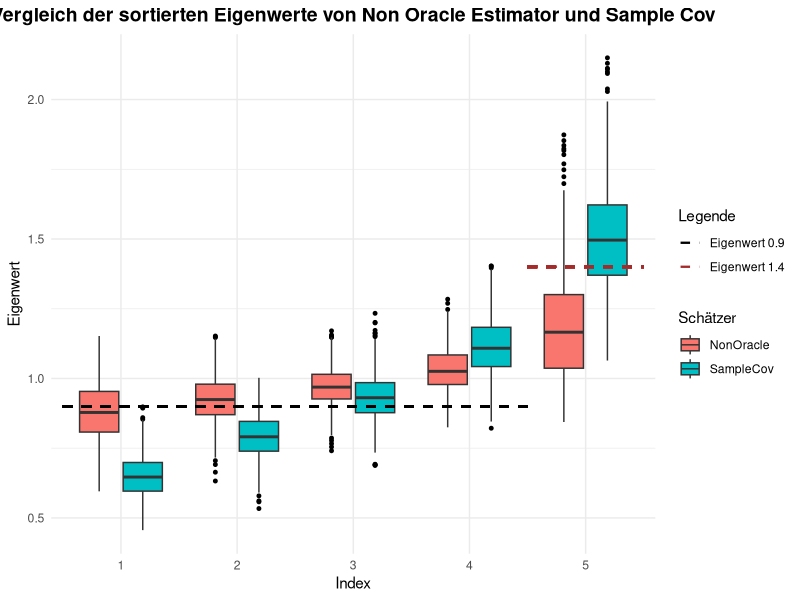
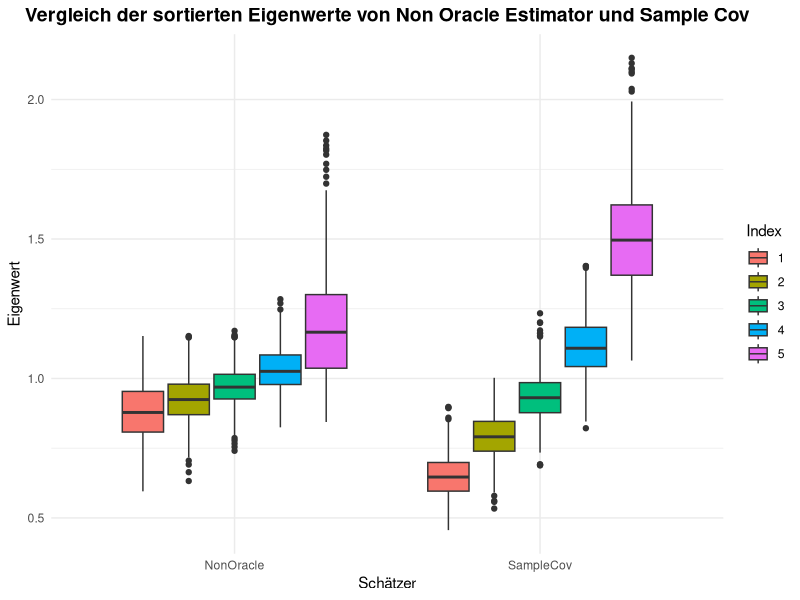

Here is the R script that generated these plots, in order: (Note: this script raises an error after producing the figures.)
library(tidyverse)
library(MASS)

## Aufgabe c)

# Parameter
p <- 5
n <- 100
M <- 1000
Sigma <- diag(0.9, nrow = p, ncol = p) + matrix(0.1, nrow = p, ncol = p)
mu <- c(rep(0,p))
w <- 0:100/100


# Funktion zur Berechnung des Non-Oracle Estimator & Sample Covariance

get_estimators <- function(n, p){
  # Daten simulieren
  Sigma <- diag(0.9, nrow = p, ncol = p) + matrix(0.1, nrow = p, ncol = p)
  mu <- c(rep(0,p))
  X_transposed <- mvrnorm(n, mu, Sigma)
  sample_cov <- (1/n) * t(X_transposed) %*% X_transposed
  
  # Parameter schätzen
  # gamma
  gamma <- (1/p) * sum(diag(sample_cov %*% diag(p)))

  # delta^2
  delta2 <- (1/p) * norm((sample_cov - gamma * diag(p)), type = "F")^2
  
  # beta^2
  beta2_help <- rep(0, n)
  for (i in 1:n){
    temp <- outer(t(X_transposed)[,i] , X_transposed[i,]) - sample_cov
    # Produkt zweier Vektoren um (p x p)-Matrix zu erhalten
    beta2_help[i] <- (1/p) * norm(temp, type = "F")^2 
  }
  beta2_pilot <- (1/n^2) * sum(beta2_help)
  beta2 <- min(beta2_pilot, delta2)
  
  # alpha^2
  alpha2 <- delta2 - beta2
  
  # Gewichte berechnen
  para1 <- (beta2/delta2)
  para2 <- alpha2/delta2
  
  # Schätzer berechen
  shrinkage <- para1 * gamma * diag(p) + para2 * sample_cov
  return(list(shrinkage = shrinkage,
              sample_cov = sample_cov,
              para1 = para1,
              para2 = para2))
}


# Alle Eigenwerte und Weights ausgeben lassen
get_all_est_ev_and_weights <- function(M, n, p){
  # 3-dim Array zur Speicherung aller Eigenwerte
  # Dimension 1 für Sample Cov, Dimension 2 für Non Oracle Estimator
  # 3-dim Array mit Index für Boxplot
  ev_array <- array(NA, dim=c(2, M*p, 2))
  
  # Speicher für weights
  weights <- array(NA, dim=c(M, 2))

  for (i in (1:M)){
    estimators_list <- get_estimators(n, p)
    non_oracle_est <- estimators_list$shrinkage
    weights[i,] <- c(estimators_list$para1, estimators_list$para2)
    sample_cov <- estimators_list$sample_cov
    non_oracle_ev <- sort(eigen(non_oracle_est, symmetric=TRUE,
                                only.values=TRUE)$values, decreasing = FALSE) 
    sample_cov_ev <- sort(eigen(sample_cov, symmetric=TRUE,
                                only.values=TRUE)$values, decreasing = FALSE) 

    
    for (j in (1:p)){
      ev_array[1, (i-1)*p + j, 1] <- j
      ev_array[1, (i-1)*p + j, 2] <- sample_cov_ev[j]
      
      ev_array[2, (i-1)*p + j, 1] <- j
      ev_array[2, (i-1)*p + j, 2] <- non_oracle_ev[j]
    }
  }
  return(list(eigenvalues = ev_array, weights = weights))
}

all_iterations <- get_all_est_ev_and_weights(M=1000, n=100, p=5)
all_est_ev <- all_iterations$eigenvalues
weights <- all_iterations$weights

# Data Frames für BoxPlots erstellen

all_ev_sample_cov <- data.frame(all_est_ev[1,,])
colnames(all_ev_sample_cov) <- c("Index", "Eigenwert")
all_ev_sample_cov$Schätzer <- "SampleCov"

all_ev_non_oracle <- data.frame(all_est_ev[2,,])
colnames(all_ev_non_oracle) <- c("Index", "Eigenwert")
all_ev_non_oracle$Schätzer <- "NonOracle"

all_ev_df <- rbind(all_ev_non_oracle, all_ev_sample_cov)
all_ev_df$Index <- as.factor(all_ev_df$Index)

View(all_ev_df)

ggplot(all_ev_df, aes(x=Index, y=Eigenwert)) +
  geom_boxplot(aes(fill=Schätzer), outlier.colour = "black", outlier.size = 1) +
  geom_segment(aes(x = 0.5, xend = 4.5, y = 0.9, yend = 0.9, color = "Eigenwert 0.9"), 
               linetype = "dashed", size = 0.8, inherit.aes = FALSE) +
  geom_segment(aes(x = 4.5, xend = 5.5, y = 1.4, yend = 1.4, color = "Eigenwert 1.4"), 
               linetype = "dashed", size = 0.8, inherit.aes = FALSE) +
  scale_color_manual(
    values = c("Eigenwert 0.9" = "black", "Eigenwert 1.4" = "brown"),
    name = "Legende"
  ) +
  labs(title = "Vergleich der sortierten Eigenwerte von Non Oracle Estimator und Sample Cov") +
  theme_minimal() +
  theme(
    plot.title = element_text(face = "bold", size = 14, hjust = 0.5)
  )

# Plot Highlight
ggplot(all_ev_df, aes(x=Schätzer, y=Eigenwert)) +
  geom_boxplot(aes(fill=Index)) +
  labs(title = "Vergleich der sortierten Eigenwerte von Non Oracle Estimator und Sample Cov") +
  theme_minimal() +
  theme(
    plot.title = element_text(face = "bold", size = 14, hjust = 0.5)
  )

# Vergleich der geschätzen optimalen Gewichte zu den Ergebnissen aus b)
weights_df <- data.frame(weights[,1])
colnames(weights_df) = c("Optimal_Weight")
weights_df$Boxplot <- as.factor(" ")

ggplot(weights_df, aes(x = Boxplot, y = Optimal_Weight)) + 
  geom_boxplot(color = "purple", fill = "purple", alpha = 0.2,
               outlier.colour = "red", outlier.fill = "red", outlier.size = 2)  +
  geom_hline(aes(yintercept = w_optimal, color = "Gewicht für n=100"),
             linetype = "dashed") +
  geom_hline(aes(yintercept = w_optimal_mod, color = "Gewicht für n=1000"),
             linetype = "dashed") +
  scale_color_manual(
    name = "Referenzlinien", 
    values = c("Gewicht für n=100" = "blue", "Gewicht für n=1000" = "orange")
  ) +
  labs(title = "Vergleich der geschätzen optimalen Gewichte") +
  theme_minimal() +
  theme(
    plot.title = element_text(face = "bold", size = 14, hjust = 0.5)
  )
